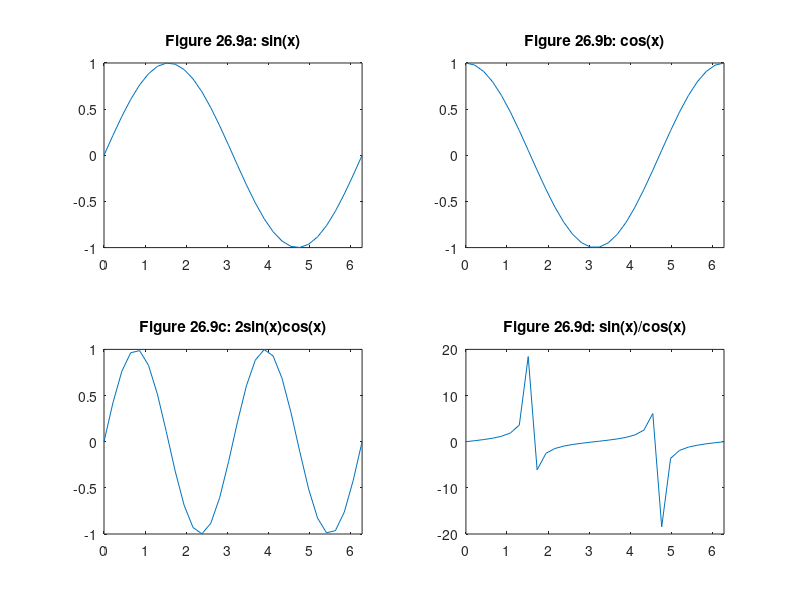

Source code (MATLAB):
% mm2609.m
x = linspace(0,2*pi,30);
y = sin(x);
z = cos(x);
a = 2*sin(x).*cos(x);
b = sin(x)./(cos(x)+eps); 
subplot(2,2,1) % pick the upper left of a 2-by-2 grid of subplots
plot(x,y), axis([0 2*pi -1 1]), title('Figure 26.9a: sin(x)') 
subplot(2,2,2) % pick the upper right of the 4 subplots
plot(x,z), axis([0 2*pi -1 1]), title('Figure 26.9b: cos(x)') 
subplot(2,2,3) % pick the lower left of the 4 subplots
plot(x,a), axis([0 2*pi -1 1]), title('Figure 26.9c: 2sin(x)cos(x)') 
subplot(2,2,4) % pick the lower right of the 4 subplots
plot(x,b), axis([0 2*pi -20 20]), title('Figure 26.9d: sin(x)/cos(x)') 
